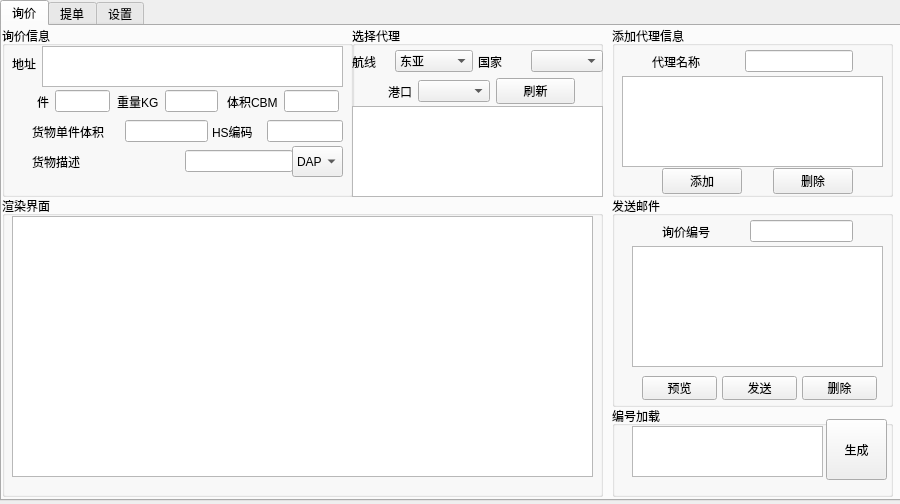
<?xml version="1.0" encoding="UTF-8"?>
<ui version="4.0">
 <class>Form</class>
 <widget class="QWidget" name="Form">
  <property name="geometry">
   <rect>
    <x>0</x>
    <y>0</y>
    <width>900</width>
    <height>504</height>
   </rect>
  </property>
  <property name="minimumSize">
   <size>
    <width>900</width>
    <height>504</height>
   </size>
  </property>
  <property name="maximumSize">
   <size>
    <width>900</width>
    <height>504</height>
   </size>
  </property>
  <property name="windowTitle">
   <string>Form</string>
  </property>
  <widget class="QTabWidget" name="tabWidget">
   <property name="geometry">
    <rect>
     <x>0</x>
     <y>0</y>
     <width>901</width>
     <height>501</height>
    </rect>
   </property>
   <property name="currentIndex">
    <number>0</number>
   </property>
   <widget class="QWidget" name="tab">
    <attribute name="title">
     <string>询价</string>
    </attribute>
    <widget class="QGroupBox" name="groupBox">
     <property name="geometry">
      <rect>
       <x>0</x>
       <y>0</y>
       <width>351</width>
       <height>171</height>
      </rect>
     </property>
     <property name="title">
      <string>询价信息</string>
     </property>
     <widget class="QPlainTextEdit" name="address">
      <property name="geometry">
       <rect>
        <x>40</x>
        <y>20</y>
        <width>301</width>
        <height>41</height>
       </rect>
      </property>
     </widget>
     <widget class="QLabel" name="label">
      <property name="geometry">
       <rect>
        <x>10</x>
        <y>30</y>
        <width>31</width>
        <height>16</height>
       </rect>
      </property>
      <property name="text">
       <string>地址</string>
      </property>
     </widget>
     <widget class="QWidget" name="horizontalLayoutWidget">
      <property name="geometry">
       <rect>
        <x>30</x>
        <y>60</y>
        <width>78</width>
        <height>31</height>
       </rect>
      </property>
      <layout class="QHBoxLayout" name="horizontalLayout">
       <property name="leftMargin">
        <number>5</number>
       </property>
       <item>
        <widget class="QLabel" name="label_2">
         <property name="text">
          <string>件</string>
         </property>
        </widget>
       </item>
       <item>
        <spacer name="horizontalSpacer">
         <property name="orientation">
          <enum>Qt::Horizontal</enum>
         </property>
         <property name="sizeHint" stdset="0">
          <size>
           <width>40</width>
           <height>20</height>
          </size>
         </property>
        </spacer>
       </item>
       <item>
        <widget class="QLineEdit" name="PKGS"/>
       </item>
      </layout>
     </widget>
     <widget class="QWidget" name="horizontalLayoutWidget_2">
      <property name="geometry">
       <rect>
        <x>110</x>
        <y>60</y>
        <width>111</width>
        <height>31</height>
       </rect>
      </property>
      <layout class="QHBoxLayout" name="horizontalLayout_2">
       <property name="leftMargin">
        <number>5</number>
       </property>
       <property name="rightMargin">
        <number>5</number>
       </property>
       <item>
        <widget class="QLabel" name="label_3">
         <property name="text">
          <string>重量KG</string>
         </property>
        </widget>
       </item>
       <item>
        <spacer name="horizontalSpacer_2">
         <property name="orientation">
          <enum>Qt::Horizontal</enum>
         </property>
         <property name="sizeHint" stdset="0">
          <size>
           <width>40</width>
           <height>20</height>
          </size>
         </property>
        </spacer>
       </item>
       <item>
        <widget class="QLineEdit" name="KGS">
         <property name="enabled">
          <bool>true</bool>
         </property>
        </widget>
       </item>
      </layout>
     </widget>
     <widget class="QWidget" name="horizontalLayoutWidget_3">
      <property name="geometry">
       <rect>
        <x>220</x>
        <y>60</y>
        <width>122</width>
        <height>31</height>
       </rect>
      </property>
      <layout class="QHBoxLayout" name="horizontalLayout_3">
       <property name="leftMargin">
        <number>5</number>
       </property>
       <property name="rightMargin">
        <number>5</number>
       </property>
       <item>
        <widget class="QLabel" name="label_4">
         <property name="text">
          <string>体积CBM</string>
         </property>
        </widget>
       </item>
       <item>
        <spacer name="horizontalSpacer_3">
         <property name="orientation">
          <enum>Qt::Horizontal</enum>
         </property>
         <property name="sizeHint" stdset="0">
          <size>
           <width>40</width>
           <height>20</height>
          </size>
         </property>
        </spacer>
       </item>
       <item>
        <widget class="QLineEdit" name="CBM"/>
       </item>
      </layout>
     </widget>
     <widget class="QWidget" name="horizontalLayoutWidget_4">
      <property name="geometry">
       <rect>
        <x>30</x>
        <y>90</y>
        <width>181</width>
        <height>31</height>
       </rect>
      </property>
      <layout class="QHBoxLayout" name="horizontalLayout_4">
       <property name="spacing">
        <number>6</number>
       </property>
       <property name="leftMargin">
        <number>0</number>
       </property>
       <property name="rightMargin">
        <number>5</number>
       </property>
       <property name="bottomMargin">
        <number>0</number>
       </property>
       <item>
        <widget class="QLabel" name="label_5">
         <property name="text">
          <string>货物单件体积</string>
         </property>
        </widget>
       </item>
       <item>
        <spacer name="horizontalSpacer_4">
         <property name="orientation">
          <enum>Qt::Horizontal</enum>
         </property>
         <property name="sizeHint" stdset="0">
          <size>
           <width>40</width>
           <height>20</height>
          </size>
         </property>
        </spacer>
       </item>
       <item>
        <widget class="QLineEdit" name="size">
         <property name="enabled">
          <bool>true</bool>
         </property>
        </widget>
       </item>
      </layout>
     </widget>
     <widget class="QWidget" name="horizontalLayoutWidget_5">
      <property name="geometry">
       <rect>
        <x>210</x>
        <y>90</y>
        <width>131</width>
        <height>31</height>
       </rect>
      </property>
      <layout class="QHBoxLayout" name="horizontalLayout_5">
       <item>
        <widget class="QLabel" name="label_6">
         <property name="text">
          <string>HS编码</string>
         </property>
        </widget>
       </item>
       <item>
        <spacer name="horizontalSpacer_5">
         <property name="orientation">
          <enum>Qt::Horizontal</enum>
         </property>
         <property name="sizeHint" stdset="0">
          <size>
           <width>40</width>
           <height>20</height>
          </size>
         </property>
        </spacer>
       </item>
       <item>
        <widget class="QLineEdit" name="HS"/>
       </item>
      </layout>
     </widget>
     <widget class="QWidget" name="horizontalLayoutWidget_6">
      <property name="geometry">
       <rect>
        <x>30</x>
        <y>120</y>
        <width>261</width>
        <height>31</height>
       </rect>
      </property>
      <layout class="QHBoxLayout" name="horizontalLayout_6">
       <item>
        <widget class="QLabel" name="label_7">
         <property name="text">
          <string>货物描述</string>
         </property>
        </widget>
       </item>
       <item>
        <spacer name="horizontalSpacer_6">
         <property name="orientation">
          <enum>Qt::Horizontal</enum>
         </property>
         <property name="sizeHint" stdset="0">
          <size>
           <width>40</width>
           <height>20</height>
          </size>
         </property>
        </spacer>
       </item>
       <item>
        <widget class="QLineEdit" name="cargoname"/>
       </item>
      </layout>
     </widget>
     <widget class="QComboBox" name="clause">
      <property name="geometry">
       <rect>
        <x>290</x>
        <y>120</y>
        <width>51</width>
        <height>31</height>
       </rect>
      </property>
      <item>
       <property name="text">
        <string>DAP</string>
       </property>
      </item>
      <item>
       <property name="text">
        <string>DDU</string>
       </property>
      </item>
      <item>
       <property name="text">
        <string>DDP</string>
       </property>
      </item>
     </widget>
    </widget>
    <widget class="QGroupBox" name="groupBox_2">
     <property name="geometry">
      <rect>
       <x>350</x>
       <y>0</y>
       <width>251</width>
       <height>171</height>
      </rect>
     </property>
     <property name="title">
      <string>选择代理</string>
     </property>
     <widget class="QListView" name="daili_list">
      <property name="geometry">
       <rect>
        <x>0</x>
        <y>80</y>
        <width>251</width>
        <height>91</height>
       </rect>
      </property>
      <property name="selectionMode">
       <enum>QAbstractItemView::ExtendedSelection</enum>
      </property>
     </widget>
     <widget class="QWidget" name="horizontalLayoutWidget_7">
      <property name="geometry">
       <rect>
        <x>30</x>
        <y>50</y>
        <width>193</width>
        <height>31</height>
       </rect>
      </property>
      <layout class="QHBoxLayout" name="horizontalLayout_7">
       <property name="leftMargin">
        <number>6</number>
       </property>
       <item>
        <widget class="QLabel" name="label_9">
         <property name="text">
          <string>港口</string>
         </property>
        </widget>
       </item>
       <item>
        <spacer name="horizontalSpacer_7">
         <property name="orientation">
          <enum>Qt::Horizontal</enum>
         </property>
         <property name="sizeHint" stdset="0">
          <size>
           <width>40</width>
           <height>20</height>
          </size>
         </property>
        </spacer>
       </item>
       <item>
        <widget class="QComboBox" name="gangkou"/>
       </item>
       <item>
        <widget class="QPushButton" name="daili_list_update">
         <property name="text">
          <string>刷新</string>
         </property>
        </widget>
       </item>
      </layout>
     </widget>
     <widget class="QWidget" name="horizontalLayoutWidget_8">
      <property name="geometry">
       <rect>
        <x>0</x>
        <y>20</y>
        <width>121</width>
        <height>31</height>
       </rect>
      </property>
      <layout class="QHBoxLayout" name="horizontalLayout_8">
       <item>
        <widget class="QLabel" name="label_8">
         <property name="text">
          <string>航线</string>
         </property>
        </widget>
       </item>
       <item>
        <spacer name="horizontalSpacer_8">
         <property name="orientation">
          <enum>Qt::Horizontal</enum>
         </property>
         <property name="sizeHint" stdset="0">
          <size>
           <width>40</width>
           <height>20</height>
          </size>
         </property>
        </spacer>
       </item>
       <item>
        <widget class="QComboBox" name="hangxian">
         <item>
          <property name="text">
           <string>东亚</string>
          </property>
         </item>
         <item>
          <property name="text">
           <string>东南亚</string>
          </property>
         </item>
         <item>
          <property name="text">
           <string>印巴</string>
          </property>
         </item>
         <item>
          <property name="text">
           <string>澳大利亚</string>
          </property>
         </item>
         <item>
          <property name="text">
           <string>北美</string>
          </property>
         </item>
         <item>
          <property name="text">
           <string>南美</string>
          </property>
         </item>
        </widget>
       </item>
      </layout>
     </widget>
     <widget class="QWidget" name="horizontalLayoutWidget_9">
      <property name="geometry">
       <rect>
        <x>120</x>
        <y>20</y>
        <width>131</width>
        <height>31</height>
       </rect>
      </property>
      <layout class="QHBoxLayout" name="horizontalLayout_9">
       <property name="leftMargin">
        <number>6</number>
       </property>
       <item>
        <widget class="QLabel" name="label_10">
         <property name="text">
          <string>国家</string>
         </property>
        </widget>
       </item>
       <item>
        <spacer name="horizontalSpacer_9">
         <property name="orientation">
          <enum>Qt::Horizontal</enum>
         </property>
         <property name="sizeHint" stdset="0">
          <size>
           <width>40</width>
           <height>20</height>
          </size>
         </property>
        </spacer>
       </item>
       <item>
        <widget class="QComboBox" name="guojia"/>
       </item>
      </layout>
     </widget>
    </widget>
    <widget class="QGroupBox" name="groupBox_3">
     <property name="geometry">
      <rect>
       <x>610</x>
       <y>0</y>
       <width>281</width>
       <height>171</height>
      </rect>
     </property>
     <property name="title">
      <string>添加代理信息</string>
     </property>
     <widget class="QWidget" name="horizontalLayoutWidget_10">
      <property name="geometry">
       <rect>
        <x>50</x>
        <y>140</y>
        <width>191</width>
        <height>31</height>
       </rect>
      </property>
      <layout class="QHBoxLayout" name="horizontalLayout_10">
       <item>
        <widget class="QPushButton" name="add_agent_email">
         <property name="text">
          <string>添加</string>
         </property>
        </widget>
       </item>
       <item>
        <spacer name="horizontalSpacer_10">
         <property name="orientation">
          <enum>Qt::Horizontal</enum>
         </property>
         <property name="sizeHint" stdset="0">
          <size>
           <width>40</width>
           <height>20</height>
          </size>
         </property>
        </spacer>
       </item>
       <item>
        <widget class="QPushButton" name="pushButton_2">
         <property name="text">
          <string>删除</string>
         </property>
        </widget>
       </item>
      </layout>
     </widget>
     <widget class="QPlainTextEdit" name="agent_email_list">
      <property name="geometry">
       <rect>
        <x>10</x>
        <y>50</y>
        <width>261</width>
        <height>91</height>
       </rect>
      </property>
     </widget>
     <widget class="QWidget" name="horizontalLayoutWidget_11">
      <property name="geometry">
       <rect>
        <x>40</x>
        <y>20</y>
        <width>201</width>
        <height>31</height>
       </rect>
      </property>
      <layout class="QHBoxLayout" name="horizontalLayout_11">
       <item>
        <widget class="QLabel" name="label_11">
         <property name="text">
          <string>代理名称</string>
         </property>
        </widget>
       </item>
       <item>
        <spacer name="horizontalSpacer_11">
         <property name="orientation">
          <enum>Qt::Horizontal</enum>
         </property>
         <property name="sizeHint" stdset="0">
          <size>
           <width>40</width>
           <height>20</height>
          </size>
         </property>
        </spacer>
       </item>
       <item>
        <widget class="QLineEdit" name="agent_name"/>
       </item>
      </layout>
     </widget>
    </widget>
    <widget class="QGroupBox" name="groupBox_4">
     <property name="geometry">
      <rect>
       <x>0</x>
       <y>170</y>
       <width>601</width>
       <height>301</height>
      </rect>
     </property>
     <property name="title">
      <string>渲染界面</string>
     </property>
     <widget class="QTextEdit" name="emailtext">
      <property name="geometry">
       <rect>
        <x>10</x>
        <y>20</y>
        <width>581</width>
        <height>261</height>
       </rect>
      </property>
     </widget>
    </widget>
    <widget class="QGroupBox" name="groupBox_5">
     <property name="geometry">
      <rect>
       <x>610</x>
       <y>170</y>
       <width>281</width>
       <height>211</height>
      </rect>
     </property>
     <property name="title">
      <string>发送邮件</string>
     </property>
     <widget class="QPushButton" name="Preview_email">
      <property name="geometry">
       <rect>
        <x>30</x>
        <y>180</y>
        <width>75</width>
        <height>24</height>
       </rect>
      </property>
      <property name="text">
       <string>预览</string>
      </property>
     </widget>
     <widget class="QWidget" name="horizontalLayoutWidget_12">
      <property name="geometry">
       <rect>
        <x>50</x>
        <y>20</y>
        <width>191</width>
        <height>31</height>
       </rect>
      </property>
      <layout class="QHBoxLayout" name="horizontalLayout_12">
       <item>
        <widget class="QLabel" name="label_12">
         <property name="text">
          <string>询价编号</string>
         </property>
        </widget>
       </item>
       <item>
        <spacer name="horizontalSpacer_12">
         <property name="orientation">
          <enum>Qt::Horizontal</enum>
         </property>
         <property name="sizeHint" stdset="0">
          <size>
           <width>40</width>
           <height>20</height>
          </size>
         </property>
        </spacer>
       </item>
       <item>
        <widget class="QLineEdit" name="lineEdit"/>
       </item>
      </layout>
     </widget>
     <widget class="QPushButton" name="pushButton_3">
      <property name="geometry">
       <rect>
        <x>110</x>
        <y>180</y>
        <width>75</width>
        <height>24</height>
       </rect>
      </property>
      <property name="text">
       <string>发送</string>
      </property>
     </widget>
     <widget class="QPushButton" name="pushButton_4">
      <property name="geometry">
       <rect>
        <x>190</x>
        <y>180</y>
        <width>75</width>
        <height>24</height>
       </rect>
      </property>
      <property name="text">
       <string>删除</string>
      </property>
     </widget>
     <widget class="QTableView" name="addresslist">
      <property name="geometry">
       <rect>
        <x>20</x>
        <y>50</y>
        <width>251</width>
        <height>121</height>
       </rect>
      </property>
     </widget>
    </widget>
    <widget class="QGroupBox" name="groupBox_6">
     <property name="geometry">
      <rect>
       <x>610</x>
       <y>380</y>
       <width>281</width>
       <height>91</height>
      </rect>
     </property>
     <property name="title">
      <string>编号加载</string>
     </property>
     <widget class="QPushButton" name="aoto">
      <property name="geometry">
       <rect>
        <x>214</x>
        <y>13</y>
        <width>61</width>
        <height>61</height>
       </rect>
      </property>
      <property name="text">
       <string>生成</string>
      </property>
     </widget>
     <widget class="QPlainTextEdit" name="plainTextEdit">
      <property name="geometry">
       <rect>
        <x>20</x>
        <y>20</y>
        <width>191</width>
        <height>51</height>
       </rect>
      </property>
     </widget>
    </widget>
   </widget>
   <widget class="QWidget" name="tab_2">
    <attribute name="title">
     <string>提单</string>
    </attribute>
   </widget>
   <widget class="QWidget" name="tab_3">
    <attribute name="title">
     <string>设置</string>
    </attribute>
   </widget>
  </widget>
 </widget>
 <resources/>
 <connections/>
</ui>
